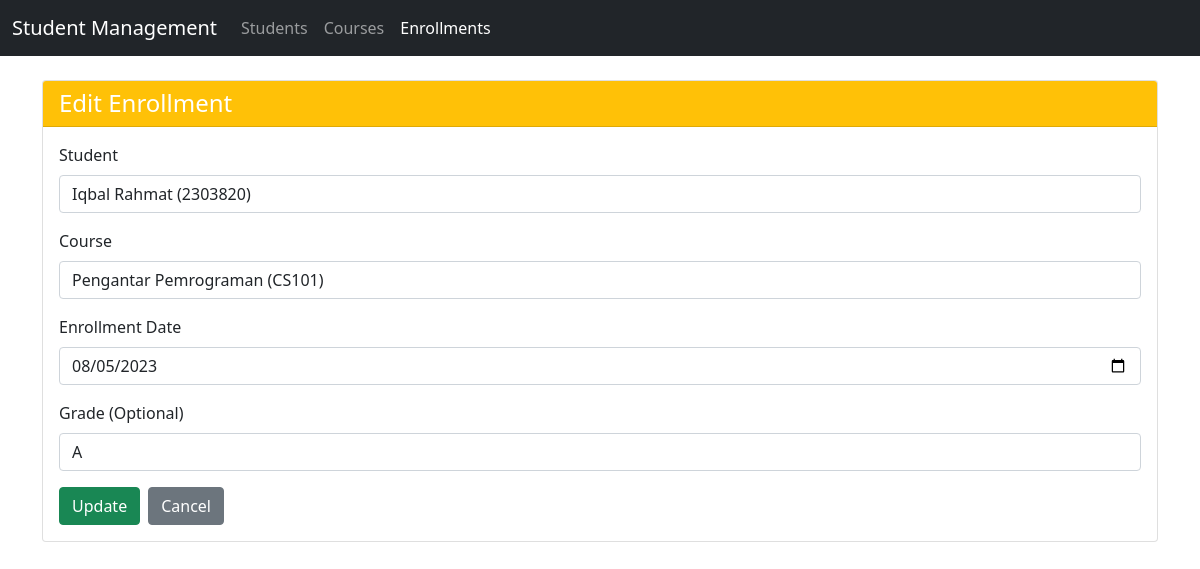
The app's page /project/index.php?controller=enrollment&action=edit&id=1 with its own data.
### tables this page shows
CREATE TABLE `enrollments` (
  `id` int(11) NOT NULL AUTO_INCREMENT,
  `student_id` int(11) NOT NULL,
  `course_id` int(11) NOT NULL,
  `enrollment_date` date NOT NULL,
  `grade` varchar(2) DEFAULT NULL,
  PRIMARY KEY (`id`),
  FOREIGN KEY (`student_id`) REFERENCES `students`(`id`) ON DELETE CASCADE,
  FOREIGN KEY (`course_id`) REFERENCES `courses`(`id`) ON DELETE CASCADE
);

### project/models/Student.php (called while the page is built, shortened)
<?php
require_once 'config/connection.php';
class Student {
    private $conn;
    private $table = 'students';
    public function __construct() {
        $database = new Database();
        $this->conn = $database->getConnection();
    }
    public function getAll() {
        $query = "SELECT * FROM {$this->table}";
        $result = $this->conn->query($query);
        return $result;
    }
}
?>

### project/config/connection.php (called while the page is built, shortened)
<?php
class Database {
    private $host = "localhost";
    private $username = "root";
    private $password = "";
    private $database = "tp_mvc";
    private $conn = null;
    public function getConnection() {
        if ($this->conn === null) {
            $this->conn = new mysqli($this->host, $this->username, $this->password, $this->database);
        }
        return $this->conn;
    }
}
?>

### project/controllers/EnrollmentController.php (called while the page is built, shortened)
<?php
require_once 'models/Enrollment.php';
require_once 'models/Student.php';
require_once 'models/Course.php';
require_once 'views/enrollment.view.php';
class EnrollmentController {
    private $enrollment;
    private $student;
    private $course;
    private $view;
    public function __construct() {
        $this->enrollment = new Enrollment();
        $this->student = new Student();
        $this->course = new Course();
        $this->view = new EnrollmentView();
    }
    public function edit($id) {
        $students = $this->student->getAll();
        $courses = $this->course->getAll();
        if (!$this->enrollment->getById($id)) {
            $_SESSION['error'] = 'Enrollment not found';
            header('Location: index.php?controller=enrollment&action=index');
            return;
        }
        $this->view->renderEdit($this->enrollment, $students, $courses);
    }
}
?>

### project/models/Enrollment.php (called while the page is built, shortened)
<?php
require_once 'config/connection.php';
class Enrollment {
    private $conn;
    private $table = 'enrollments';
    public function __construct() {
        $database = new Database();
        $this->conn = $database->getConnection();
    }
    public function getById($id) {
        $query = "SELECT e.*,
                 s.name as student_name,
                 s.nim as student_nim,
                 c.course_name,
                 c.course_code
                 FROM {$this->table} e
                 JOIN students s ON e.student_id = s.id
                 JOIN courses c ON e.course_id = c.id
                 WHERE e.id = ?";
        $stmt = $this->conn->prepare($query);
        $stmt->bind_param("i", $id);
        $stmt->execute();
        $result = $stmt->get_result();
        if ($result->num_rows > 0) {
            $row = $result->fetch_assoc();
            $this->student_id = $row['student_id'];
            $this->course_id = $row['course_id'];
            return true;
        }
        return false;
    }
}
?>

### project/models/Course.php (called while the page is built, shortened)
<?php
require_once 'config/connection.php';
class Course {
    private $conn;
    private $table = 'courses';
    public function __construct() {
        $database = new Database();
        $this->conn = $database->getConnection();
    }
    public function getAll() {
        $query = "SELECT * FROM {$this->table}";
        $result = $this->conn->query($query);
        return $result;
    }
}
?>

### project/views/enrollment.view.php (the view, shortened to what this page needs)
<?php
require_once  'views/template.class.php';
class EnrollmentView
{
    public function renderEdit($enrollment, $students, $courses)
    {
        $studentOptions = '';
        while ($student = $students->fetch_assoc()) {
            $selected = $student['id'] == $enrollment->student_id ? 'selected' : '';
            $studentOptions .= "<option value='{$student['id']}' $selected>{$student['name']} ({$student['nim']})</option>";
        }
        $courseOptions = '';
        while ($course = $courses->fetch_assoc()) {
            $selected = $course['id'] == $enrollment->course_id ? 'selected' : '';
            $courseOptions .= "<option value='{$course['id']}' $selected>{$course['course_name']} ({$course['course_code']})</option>";
        }
        $tpl = new Template("templates/enrollment/edit.html");
        $tpl->replace("JUDUL", "Edit Enrollment");
        $tpl->replace("NAVBAR", $this->getNavbar('enrollment'));
    }
    private function getNavbar($activeController)
    {
        $navbar = '<nav class="navbar navbar-expand-lg navbar-dark bg-dark">
            <div class="container-fluid">
                <a class="navbar-brand" href="index.php">Student Management</a>
                <div class="collapse navbar-collapse" id="navbarNav">
                    <ul class="navbar-nav">
                        <li class="nav-item">
                            <a class="nav-link ' . ($activeController == 'student' ? 'active' : '') . '" href="index.php?controller=student&action=index">Students</a>
                        </li>
                        <li class="nav-item">
                            <a class="nav-link ' . ($activeController == 'course' ? 'active' : '') . '" href="index.php?controller=course&action=index">Courses</a>
                        </li>
                        <li class="nav-item">
                            <a class="nav-link ' . ($activeController == 'enrollment' ? 'active' : '') . '" href="index.php?controller=enrollment&action=index">Enrollments</a>
                        </li>
                    </ul>
                </div>
            </div>
        </nav>';
        return $navbar;
    }
}

### project/views/template.class.php (shortened to what this page needs)
<?php
class Template
{
    var $content = '';
    function __construct($filename = '')
    {
        $this->content = implode('', @file($filename));
    }
    function clear()
    {
        $this->content = preg_replace("/DATA_[A-Z|_|0-9]+/", "", $this->content);
    }
    function write()
    {
        print $this->content;
    }
    function replace($old = '', $new = '')
    {
        if (is_int($new)) {
            $value = sprintf("%d", $new);
        } elseif (is_float($new)) {
            $value = sprintf("%f", $new);
        } elseif (is_array($new)) {
            $value = '';
            foreach ($new as $item) {
                $value .= $item . ' ';
            }
        } else {
            $value = $new;
        }
        $this->content = preg_replace("/$old/", $value, $this->content);
    }
}

### records on screen
enrollments: student_id "Iqbal Rahmat (2303820)", course_id "Pengantar Pemrograman (CS101)", enrollment_date "08/05/2023", grade "A"
